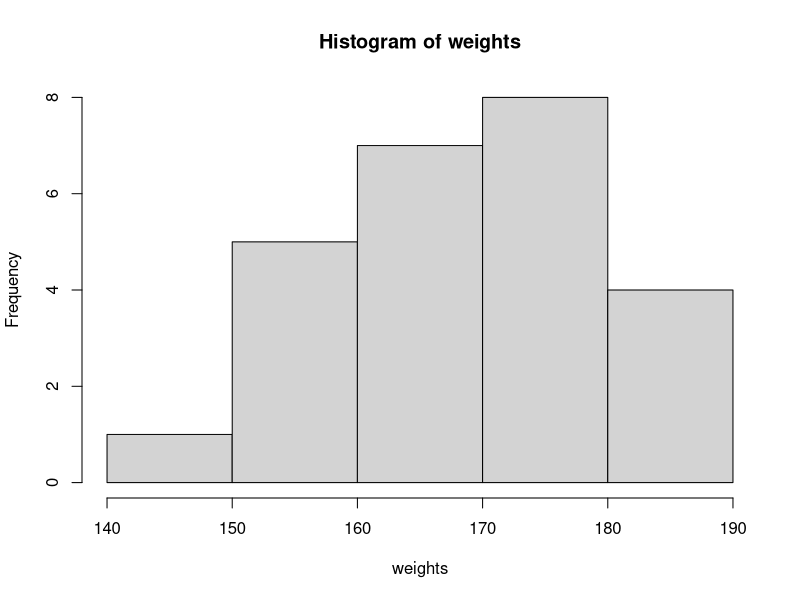
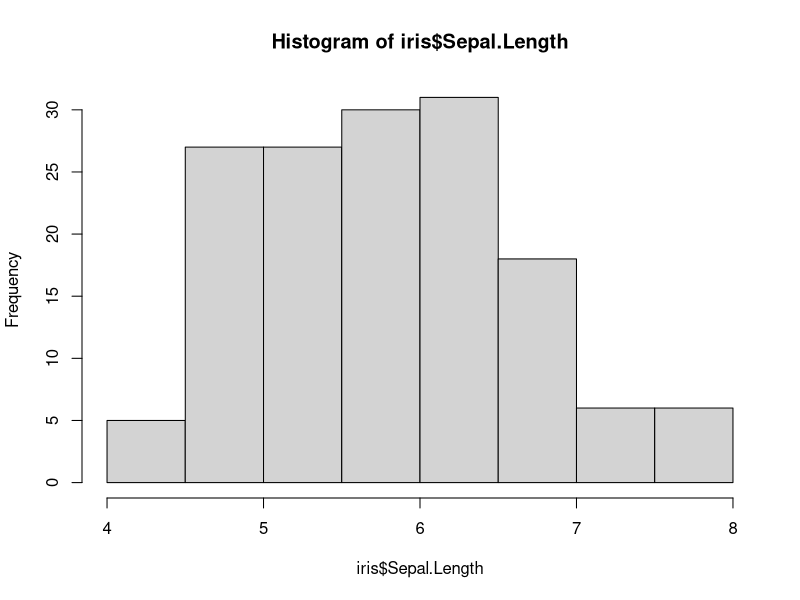

R code for these plots, in order:
#Part - 16
#Data Summarization - Graphical Methods
#Histogram
weights<-c(173,183,162,168,154,165,177,179,158,180,171,160,145,186,164,175, 151,171,182, 166,188,169,175,162,157)
?hist
hist(weights)
iris
hist(iris$Sepal.Length)

